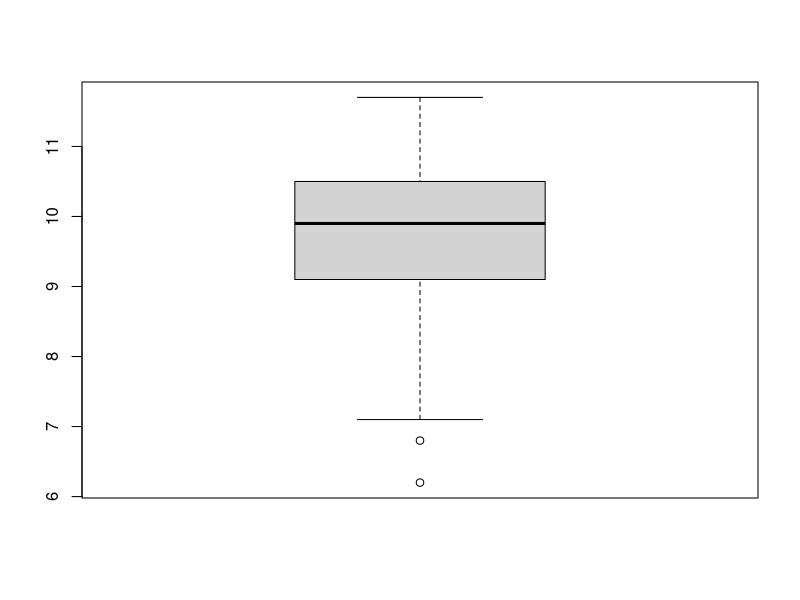
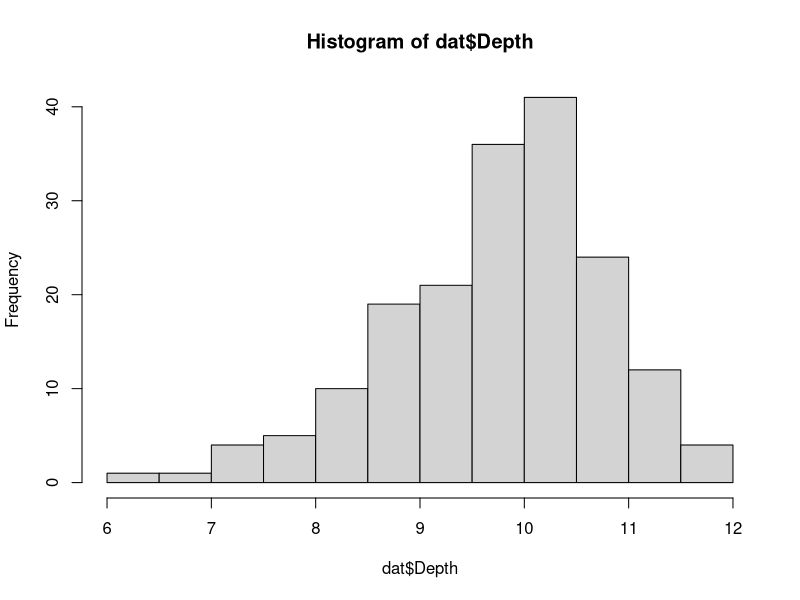

Recreate these plots in R, in order.
## ---- chunk 1
zip <- c(0, 8, 5, 4, 4)
## ---- chunk 2
class(zip)
## ---- chunk 3
dat <- read.csv('../data/finch-beaks.csv')
## ---- chunk 4

boxplot(dat$Depth)
hist(dat$Depth)
range(dat$Depth)

## ---- chunk 5

head(read.table('../data/finch-beaks.tsv'))

